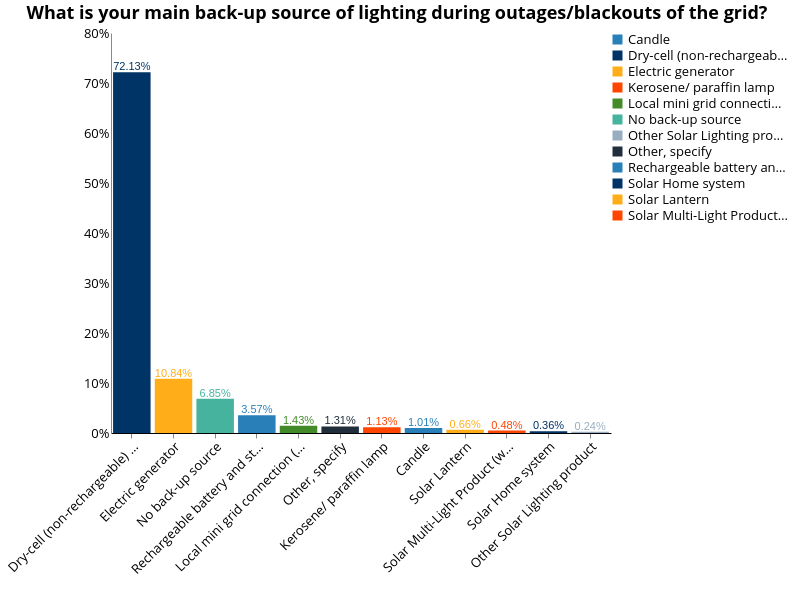

Describe this chart as a Vega-Lite specification.
### Vega-Lite specification from a JSON file in a GitHub repository (floating-point values rounded to 4 significant figures; data arrays with more than 128 entries replaced by an {"elided": "..."} marker saying what was removed)
{"width": 800, "height": 400, "config": {"title": {"fontSize": 18, "font": "Open Sans", "anchor": "center", "fontColor": "#000000"}, "axisX": {"domain": true, "domainColor": "#000000", "grid": false, "labelFont": "Open Sans", "labelFontSize": 13, "titleFont": "Open Sans", "titleFontSize": 13, "titleFontWeight": "normal", "title": "X Axis Title (units)", "labelAngle": -45}, "axisY": {"domain": true, "grid": false, "gridColor": "#DEDDDD", "gridWidth": 1, "labelFont": "Open Sans", "labelFontSize": 13, "labelAngle": 0, "ticks": false, "titleFont": "Open Sans", "titleFontSize": 13, "titleFontWeight": "normal", "titlePadding": 10, "title": "Y Axis Title (units)"}, "range": {"category": ["#2980B9", "#003366", "#FFAE19", "#FF4500", "#438B28", "#45B39D", "#99ADC1", "#212F3C"]}, "legend": {"labelFont": "Open Sans", "labelFontSize": 13, "symbolType": "square", "symbolSize": 100, "titleFont": "Open Sans", "titleFontSize": 13, "titleFontWeight": "normal", "title": "Legend", "orient": "right", "offset": 0}, "tooltip": {"font": "Open Sans"}, "view": {"stroke": "transparent", "text": {"font": "Open Sans", "color": ["#2980B9", "#003366", "#FFAE19", "#FF4500", "#438B28", "#45B39D", "#99ADC1", "#212F3C"], "fontSize": 13, "align": "right", "fontWeight": 400, "size": 13}, "bar": {"size": 40, "binSpacing": 1, "continuousBandSize": 30, "discreteBandSize": 30, "fill": ["#2980B9", "#003366", "#FFAE19", "#FF4500", "#438B28", "#45B39D", "#99ADC1", "#212F3C"], "stroke": false}}}, "layer": [{"mark": "bar", "encoding": {"color": {"type": "nominal", "field": "c_33"}, "tooltip": {"type": "nominal", "field": "c_33"}, "x": {"type": "nominal", "axis": {"title": " "}, "field": "c_33", "sort": {"field": "c_33", "op": "count", "order": "descending"}}, "y": {"type": "quantitative", "aggregate": "sum", "axis": {"format": "%", "title": ""}, "field": "pct"}}, "height": 400, "selection": {"selector011": {"type": "single", "fields": ["locality"], "bind": {"input": "select", "options": [null, 0, 1], "labels": ["National", "Urban", "Rural"], "name": "Locality Breakdown  "}}, "selector012": {"type": "single", "fields": ["elc_aggr_tier"], "bind": {"input": "select", "options": [null, "Tier 0", "Tier 1", "Tier 2", "Tier 3", "Tier 4", "Tier 5"], "labels": ["All Tiers", "Tier 0", "Tier 1", "Tier 2", "Tier 3", "Tier 4", "Tier 5"], "name": "Tiers  "}}}, "transform": [{"joinaggregate": [{"op": "count", "field": "*", "as": "total"}]}, {"calculate": "1 / datum.total", "as": "pct"}], "width": 500}, {"mark": {"type": "text", "align": "center", "baseline": "bottom"}, "encoding": {"color": {"type": "nominal", "field": "c_33"}, "text": {"type": "quantitative", "aggregate": "sum", "field": "pct", "format": ".2%"}, "tooltip": {"type": "nominal", "field": "c_33"}, "x": {"type": "nominal", "axis": {"title": " "}, "field": "c_33", "sort": {"field": "c_33", "op": "count", "order": "descending"}}, "y": {"type": "quantitative", "aggregate": "sum", "axis": {"format": "%", "title": ""}, "field": "pct"}}, "height": 400, "transform": [{"joinaggregate": [{"op": "count", "field": "*", "as": "total"}]}, {"calculate": "1 / datum.total", "as": "pct"}], "width": 500}], "data": {"name": "data-2258dcef99976f81e8b5612f1e838bd1"}, "title": {"text": [" What is your main back-up source of lighting\nduring outages/blackouts of the grid?"], "color": "black", "subtitleColor": "black"}, "transform": [{"filter": {"selection": "selector011"}}, {"filter": {"selection": "selector012"}}], "$schema": "https://vega.github.io/schema/vega-lite/v4.8.1.json", "datasets": {"data-2258dcef99976f81e8b5612f1e838bd1": {"elided": "1679 records"}}}
